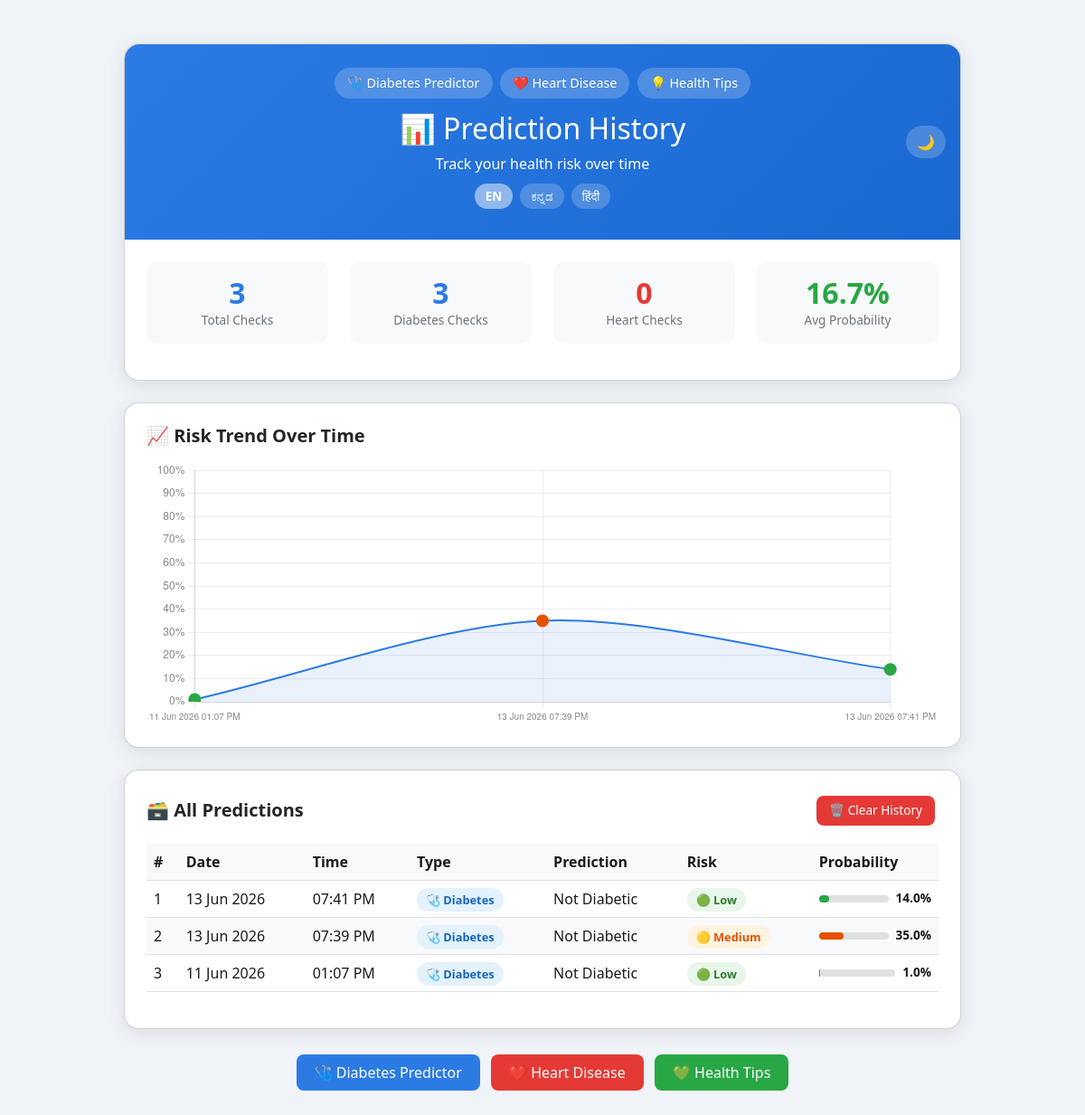
Before: /history with the older database file.
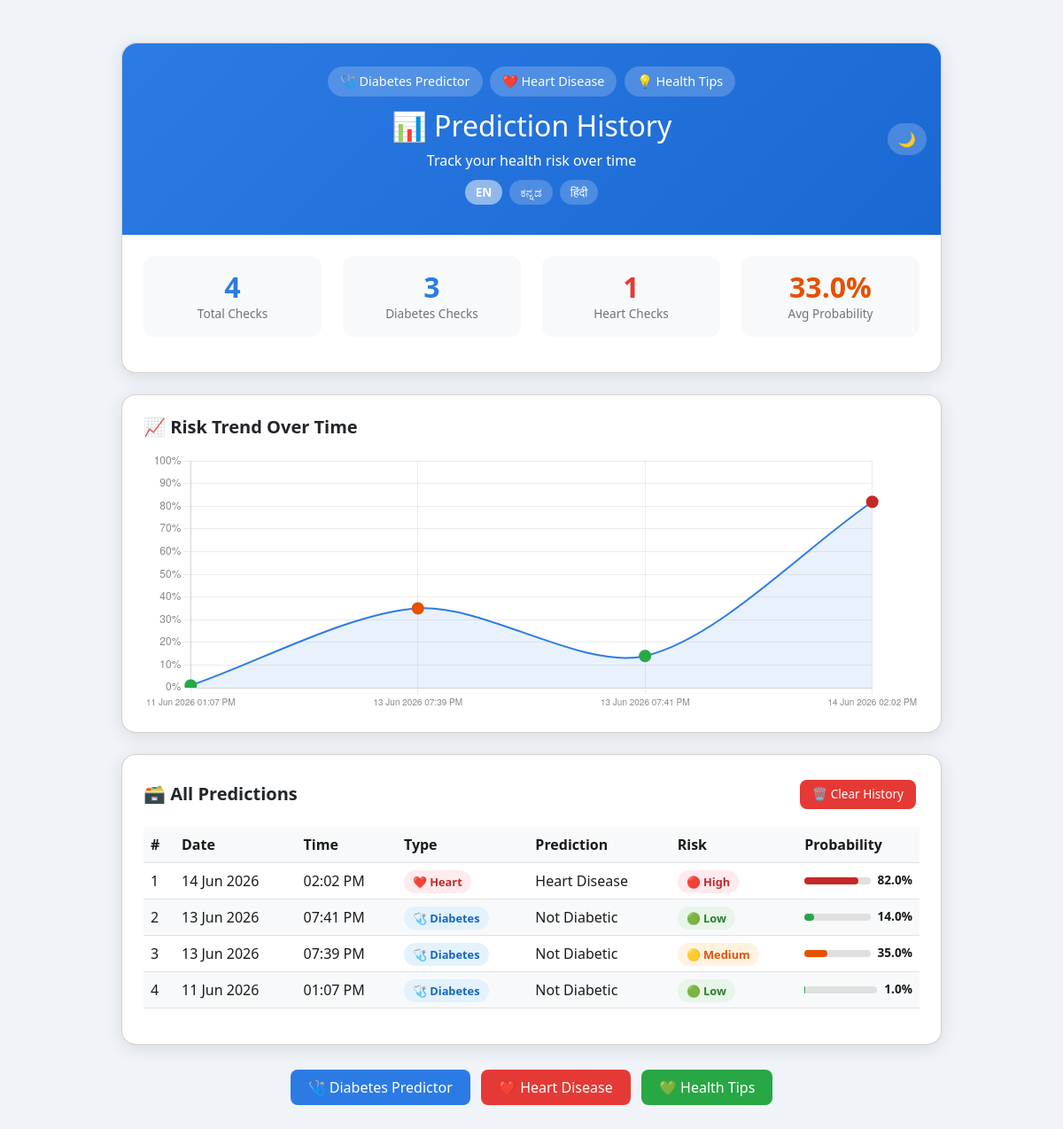
After: the same page with the newer database file.
### tables this page shows
CREATE TABLE predictions (
            id          INTEGER PRIMARY KEY AUTOINCREMENT,
            date        TEXT NOT NULL,
            time        TEXT NOT NULL,
            type        TEXT NOT NULL,
            risk        TEXT NOT NULL,
            probability REAL NOT NULL,
            prediction  TEXT NOT NULL,
            color       TEXT NOT NULL
        );

### app.py (the view)
@app.route('/history')
def history():
    predictions = get_all_predictions()
    stats       = get_stats()
    return render_template('history.html',
        predictions=predictions,
        stats=stats
    )

### database.py (called while the page is built)
def get_all_predictions():
    conn = sqlite3.connect(DB_PATH)
    conn.row_factory = sqlite3.Row
    c = conn.cursor()
    c.execute('''
        SELECT * FROM predictions
        ORDER BY id DESC
    ''')
    rows = c.fetchall()
    conn.close()
    return [dict(row) for row in rows]

def get_stats():
    conn = sqlite3.connect(DB_PATH)
    c = conn.cursor()
    c.execute("SELECT COUNT(*) FROM predictions")
    total = c.fetchone()[0]
    c.execute("SELECT COUNT(*) FROM predictions WHERE type='Diabetes'")
    diabetes_count = c.fetchone()[0]
    c.execute("SELECT COUNT(*) FROM predictions WHERE type='Heart'")
    heart_count = c.fetchone()[0]
    c.execute("SELECT AVG(probability) FROM predictions")
    avg_prob = c.fetchone()[0] or 0
    c.execute("SELECT COUNT(*) FROM predictions WHERE risk='High'")
    high_risk = c.fetchone()[0]
    conn.close()
    return {
        'total':          total,
        'diabetes_count': diabetes_count,
        'heart_count':    heart_count,
        'avg_prob':       round(avg_prob, 1),
        'high_risk':      high_risk,
    }

### templates/history.html (shortened to what the changed rows need)
<!DOCTYPE html>
<html lang="en">
<head>
    <link href="https://cdn.jsdelivr.net/npm/bootstrap@5.3.0/dist/css/bootstrap.min.css" rel="stylesheet">
</head>
<body>
<div class="container mt-5 mb-5">
    <div class="row justify-content-center">
        <div class="col-md-10">
            <div class="card">
                <div class="header">
                    <h2 style="margin-top:12px;">
                        📊 <span data-i18n="history_title">Prediction History</span>
                    </h2>
                </div>
                <div class="card-body p-4">
                    <div class="row">
                        <div class="col-6 col-md-3">
                            <div class="stat-box">
                                <h3>{{ stats.total }}</h3>
                                <p data-i18n="total_checks">Total Checks</p>
                            </div>
                        </div>
                        <div class="col-6 col-md-3">
                            <div class="stat-box">
                                <h3 style="color:#e53935;">
                                    {{ stats.heart_count }}
                                </h3>
                                <p data-i18n="heart_checks">Heart Checks</p>
                            </div>
                        </div>
                        <div class="col-6 col-md-3">
                            <div class="stat-box">
                                <h3 style="color:
                                    {% if stats.avg_prob < 30 %}#28a745
                                    {% elif stats.avg_prob < 60 %}#e65100
                                    {% else %}#c62828{% endif %};">
                                    {{ stats.avg_prob }}%
                                </h3>
                                <p data-i18n="avg_probability">Avg Probability</p>
                            </div>
                        </div>
                    </div>
                </div>
            </div>
            {% if predictions %}
            <div class="card">
                <div class="card-body p-4">
                    <h5 class="fw-bold mb-3">
                        📈 <span data-i18n="risk_trend">Risk Trend Over Time</span>
                    </h5>
                    <canvas id="trendChart" height="100"></canvas>
                </div>
            </div>
            <div class="card">
                <div class="card-body p-4">
                    <div class="d-flex justify-content-between align-items-center mb-3">
                        <h5 class="fw-bold mb-0">
                            🗃️ <span data-i18n="all_predictions">All Predictions</span>
                        </h5>
                        <form action="/clear-history" method="POST"
                              onsubmit="return confirm('Clear all history?')">
                            <button type="submit" class="btn-red"
                                    style="font-size:0.85rem; padding:6px 14px;">
                                🗑️ <span data-i18n="btn_clear_history">Clear History</span>
                            </button>
                        </form>
                    </div>
                    <div class="table-responsive">
                        <table class="table table-hover">
                            <thead>
                                <tr>
                                    <th>#</th>
                                    <th data-i18n="col_date">Date</th>
                                    <th data-i18n="col_time">Time</th>
                                    <th data-i18n="col_type">Type</th>
                                    <th data-i18n="col_prediction">Prediction</th>
                                    <th data-i18n="col_risk">Risk</th>
                                    <th data-i18n="col_probability">Probability</th>
                                </tr>
                            </thead>
                            <tbody>
                                {% for p in predictions %}
                                <tr>
                                    <td class="text-muted">{{ loop.index }}</td>
                                    <td>{{ p.date }}</td>
                                    <td>{{ p.time }}</td>
                                    <td>
                                        {% if p.type == 'Diabetes' %}
                                        <span class="badge-diabetes">
                                            🩺 Diabetes
                                        </span>
                                        {% else %}
                                        <span class="badge-heart">
                                            ❤️ Heart
                                        </span>
                                        {% endif %}
                                    </td>
                                    <td>{{ p.prediction }}</td>
                                    <td>
                                        {% if p.risk == 'Low' %}
                                        <span class="badge-low">🟢 Low</span>
                                        {% elif p.risk == 'Medium' %}
                                        <span class="badge-medium">
                                            🟡 Medium
                                        </span>
                                        {% else %}
                                        <span class="badge-high">🔴 High</span>
                                        {% endif %}
                                    </td>
                                    <td>
                                        <div style="display:flex;
                                                    align-items:center; gap:8px;">
                                            <div style="flex:1; background:#e0e0e0;
                                                        border-radius:10px; height:8px;">
                                                <div style="width:{{ p.probability }}%;
                                                    background:
                                                    {% if p.color == 'green' %}#28a745
                                                    {% elif p.color == 'orange' %}#e65100
                                                    {% else %}#c62828{% endif %};
                                                    height:8px; border-radius:10px;">
                                                </div>
                                            </div>
                                            <span style="font-weight:600;
                                                         font-size:0.85rem;">
                                                {{ p.probability }}%
                                            </span>
                                        </div>
                                    </td>
                                </tr>
                                {% endfor %}
                            </tbody>
                        </table>
                    </div>
                </div>
            </div>
            {% endif %}
        </div>
    </div>
</div>
</body>
</html>

Changed rows visible on the page:
added predictions: date "14 Jun 2026", time "02:02 PM", type "❤️ Heart", prediction "Heart Disease", risk "🔴 High", probability "82.0"
Other visible differences:
{{ stats.total }}: "3" → "4"
{{ stats.heart_count }}: "0" → "1"
{{ stats.avg_prob }}: "16.7" → "33.0"
chart data {{ p.date }}: 11 Jun 2026, 13 Jun 2026, 13 Jun 2026 → 11 Jun 2026, 13 Jun 2026, 13 Jun 2026, 14 Jun 2026
chart data {{ p.probability }}: 1.0, 35.0, 14.0 → 1.0, 35.0, 14.0, 82.0
chart data {{ p.type }}: Diabetes, Diabetes, Diabetes → Diabetes, Diabetes, Diabetes, Heart
chart data {{ p.color }}: green, orange, green → green, orange, green, red
